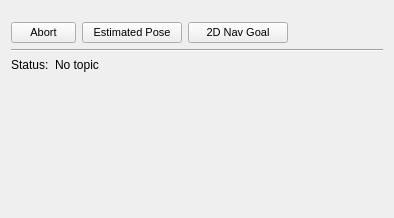
<?xml version="1.0" encoding="UTF-8"?>
<ui version="4.0">
 <class>move_base_config</class>
 <widget class="QWidget" name="move_base_config">
  <property name="geometry">
   <rect>
    <x>0</x>
    <y>0</y>
    <width>394</width>
    <height>218</height>
   </rect>
  </property>
  <property name="windowTitle">
   <string>Form</string>
  </property>
  <property name="styleSheet">
   <string notr="true"/>
  </property>
  <layout class="QVBoxLayout" name="verticalLayout">
   <item>
    <layout class="QHBoxLayout" name="horizontalLayout_1">
     <property name="topMargin">
      <number>11</number>
     </property>
     <item>
      <widget class="QPushButton" name="pushButtonAbort">
       <property name="minimumSize">
        <size>
         <width>65</width>
         <height>0</height>
        </size>
       </property>
       <property name="maximumSize">
        <size>
         <width>65</width>
         <height>16777215</height>
        </size>
       </property>
       <property name="font">
        <font>
         <pointsize>8</pointsize>
        </font>
       </property>
       <property name="toolTip">
        <string>&lt;html&gt;&lt;head/&gt;&lt;body&gt;&lt;p&gt;Abort [2D Nav Goal] execution&lt;/p&gt;&lt;/body&gt;&lt;/html&gt;</string>
       </property>
       <property name="text">
        <string>Abort</string>
       </property>
       <property name="icon">
        <iconset resource="../../mapviz/src/resources/icons.qrc">
         <normaloff>:/images/remove-icon-th.png</normaloff>:/images/remove-icon-th.png</iconset>
       </property>
      </widget>
     </item>
     <item>
      <widget class="QPushButton" name="pushButtonInitialPose">
       <property name="minimumSize">
        <size>
         <width>100</width>
         <height>0</height>
        </size>
       </property>
       <property name="maximumSize">
        <size>
         <width>110</width>
         <height>16777215</height>
        </size>
       </property>
       <property name="font">
        <font>
         <pointsize>8</pointsize>
        </font>
       </property>
       <property name="toolTip">
        <string>&lt;html&gt;&lt;head/&gt;&lt;body&gt;&lt;p&gt;Publish robot pose on topic [/initialpose]&lt;/p&gt;&lt;/body&gt;&lt;/html&gt;</string>
       </property>
       <property name="text">
        <string>Estimated Pose</string>
       </property>
       <property name="icon">
        <iconset resource="../../mapviz/src/resources/icons.qrc">
         <normaloff>:/images/green-arrow.png</normaloff>:/images/green-arrow.png</iconset>
       </property>
       <property name="checkable">
        <bool>true</bool>
       </property>
      </widget>
     </item>
     <item>
      <widget class="QPushButton" name="pushButtonGoalPose">
       <property name="minimumSize">
        <size>
         <width>100</width>
         <height>0</height>
        </size>
       </property>
       <property name="maximumSize">
        <size>
         <width>100</width>
         <height>16777215</height>
        </size>
       </property>
       <property name="font">
        <font>
         <pointsize>8</pointsize>
        </font>
       </property>
       <property name="toolTip">
        <string>&lt;html&gt;&lt;head/&gt;&lt;body&gt;&lt;p&gt;Send a goal to [move_base] action server&lt;/p&gt;&lt;/body&gt;&lt;/html&gt;</string>
       </property>
       <property name="text">
        <string>2D Nav Goal</string>
       </property>
       <property name="icon">
        <iconset resource="../../mapviz/src/resources/icons.qrc">
         <normaloff>:/images/green-arrow.png</normaloff>:/images/green-arrow.png</iconset>
       </property>
       <property name="checkable">
        <bool>true</bool>
       </property>
      </widget>
     </item>
     <item>
      <spacer name="horizontalSpacer">
       <property name="orientation">
        <enum>Qt::Horizontal</enum>
       </property>
       <property name="sizeHint" stdset="0">
        <size>
         <width>40</width>
         <height>20</height>
        </size>
       </property>
      </spacer>
     </item>
    </layout>
   </item>
   <item>
    <widget class="Line" name="line">
     <property name="orientation">
      <enum>Qt::Horizontal</enum>
     </property>
    </widget>
   </item>
   <item>
    <layout class="QHBoxLayout" name="horizontalLayout_2" stretch="0,1">
     <item>
      <widget class="QLabel" name="label_status">
       <property name="font">
        <font/>
       </property>
       <property name="text">
        <string>Status:</string>
       </property>
      </widget>
     </item>
     <item>
      <widget class="QLabel" name="status">
       <property name="font">
        <font/>
       </property>
       <property name="styleSheet">
        <string notr="true"/>
       </property>
       <property name="text">
        <string>No topic</string>
       </property>
       <property name="wordWrap">
        <bool>true</bool>
       </property>
      </widget>
     </item>
    </layout>
   </item>
   <item>
    <spacer name="verticalSpacer">
     <property name="orientation">
      <enum>Qt::Vertical</enum>
     </property>
     <property name="sizeHint" stdset="0">
      <size>
       <width>20</width>
       <height>40</height>
      </size>
     </property>
    </spacer>
   </item>
  </layout>
 </widget>
 <resources>
  <include location="../../mapviz/src/resources/icons.qrc"/>
 </resources>
 <connections/>
 <slots>
  <slot>SelectColor()</slot>
  <slot>SelectTopic()</slot>
  <slot>TopicEdited()</slot>
  <slot>PositionToleranceChanged(double)</slot>
  <slot>AngleToleranceChanged(double)</slot>
 </slots>
</ui>
